Frame 1 (no input): blank canvas, image omitted
Frame 60 (the mouse pressed at the canvas centre just before this capture): blank canvas, image omitted
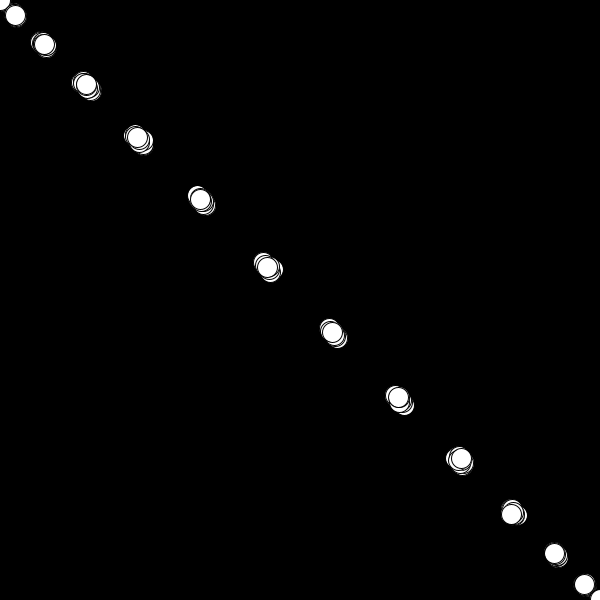
Frame 120 (the mouse held since frame 60 and released just before this capture)

The Processing sketch whose frames 1 and 60 were blank and that drew this single picture after the mouse press (run headless with seeded random() and noise(); from frame 60 on, the mouse is pressed at the canvas centre):

// Processing sketch: particles_following_mouse
// ── particles_following_mouse.pde
float x;
float y;
float easing = 0.05;
Particle[] particles = new Particle[0];

void setup(){
  size(600, 600);
  smooth();
}

void draw(){
  background(0);
 
  particles = (Particle[])append(particles, new Particle());
  
  for(int i = 0; i < particles.length; i++){ 
    particles[i].display();
  }
  
  if (particles.length > 10) {
    particles = (Particle[])append(particles, new Particle());
  }

}

class Particle {
  float targetX;
  float targetY;
  float velX;
  float velY;
  float x;
  float y;
  
  float drag;
  
  Particle(){
    targetX = mouseX;
    targetY = mouseY;
    
    //x = mouseX;
    //y = mouseY;
    
    //velX = random(-10, 10);
    //velY = random(-10, 10);
    velX = random(-10, 10);
    velY = random(-10, 10);
    
    //drag = 0.96;
  }
  
  void display(){
    
    //float distanceX = targetX - x;
    //x += distanceX * easing;
 
    //float distanceY = targetY - y;
    //y += distanceY * easing;
    
    velX+=targetX - x;
    velY+=targetY - y;

    //velY+=0.05;
    
    x+=velX * easing;
    y+=velY * easing;

    fill(255);
    ellipse(x, y, 20, 20);
  }
}
